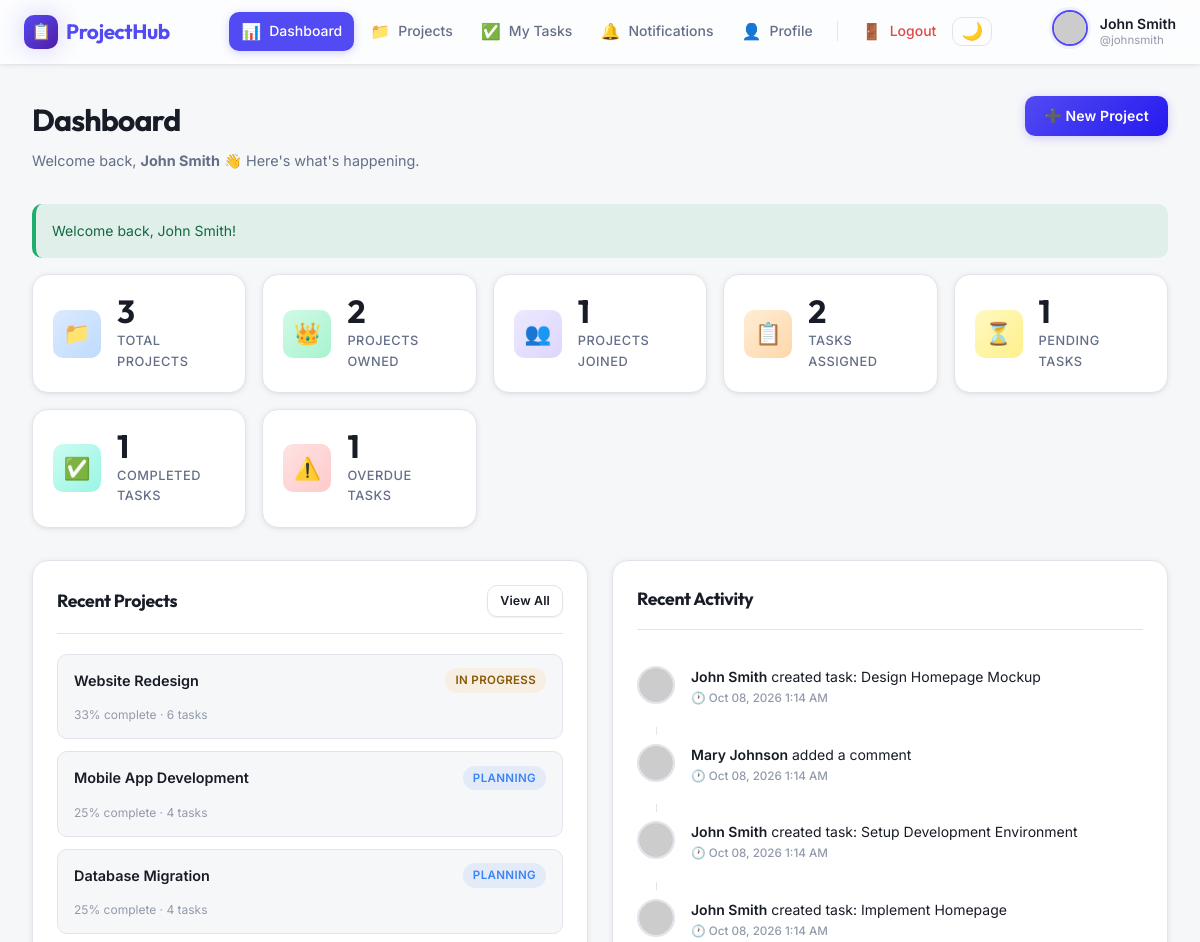
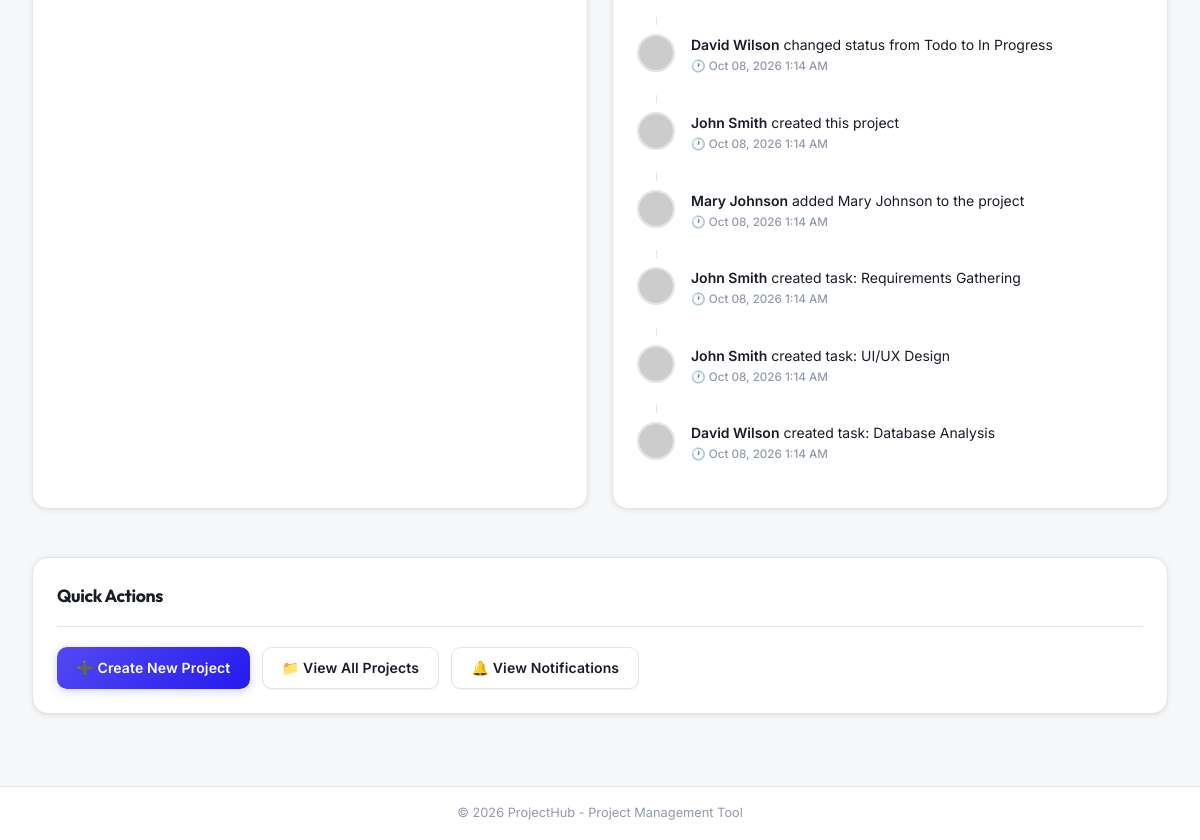
/dashboard.php (signed in), run on the app's committed database (2 pictures, top to bottom).
### tables this page shows
CREATE TABLE users (
    id INT AUTO_INCREMENT PRIMARY KEY,
    full_name VARCHAR(100) NOT NULL,
    username VARCHAR(50) NOT NULL UNIQUE,
    email VARCHAR(100) NOT NULL UNIQUE,
    password VARCHAR(255) NOT NULL,
    profile_picture VARCHAR(255) DEFAULT NULL,
    created_at TIMESTAMP DEFAULT CURRENT_TIMESTAMP,
    INDEX idx_username (username),
    INDEX idx_email (email)
);

CREATE TABLE projects (
    id INT AUTO_INCREMENT PRIMARY KEY,
    owner_id INT NOT NULL,
    name VARCHAR(100) NOT NULL,
    description TEXT,
    start_date DATE,
    due_date DATE,
    status ENUM('Planning', 'In Progress', 'On Hold', 'Completed') DEFAULT 'Planning',
    created_at TIMESTAMP DEFAULT CURRENT_TIMESTAMP,
    updated_at TIMESTAMP DEFAULT CURRENT_TIMESTAMP ON UPDATE CURRENT_TIMESTAMP,
    FOREIGN KEY (owner_id) REFERENCES users(id) ON DELETE CASCADE,
    INDEX idx_owner (owner_id),
    INDEX idx_status (status)
);

CREATE TABLE activity_logs (
    id INT AUTO_INCREMENT PRIMARY KEY,
    project_id INT,
    task_id INT,
    user_id INT NOT NULL,
    action VARCHAR(50) NOT NULL,
    description TEXT NOT NULL,
    created_at TIMESTAMP DEFAULT CURRENT_TIMESTAMP,
    FOREIGN KEY (project_id) REFERENCES projects(id) ON DELETE SET NULL,
    FOREIGN KEY (task_id) REFERENCES tasks(id) ON DELETE SET NULL,
    FOREIGN KEY (user_id) REFERENCES users(id) ON DELETE CASCADE,
    INDEX idx_project (project_id),
    INDEX idx_task (task_id),
    INDEX idx_user (user_id),
    INDEX idx_created (created_at)
);

### includes/functions.php (called while the page is built, shortened)
<?php
function isLoggedIn() {
    return isset($_SESSION['user_id']);
}
function getCurrentUserId() {
    return $_SESSION['user_id'] ?? null;
}
function getCurrentUser() {
    global $pdo;
    $stmt = $pdo->prepare("SELECT id, full_name, username, email, profile_picture, created_at FROM users WHERE id = ?");
    $stmt->execute([getCurrentUserId()]);
    return $stmt->fetch();
}
function formatDateTime($datetime, $format = 'M d, Y g:i A') {
    return date($format, strtotime($datetime));
}
function getFlashMessage() {
    if (isset($_SESSION['flash_message'])) {
        $message = $_SESSION['flash_message'];
        $type = $_SESSION['flash_type'] ?? 'info';
        return ['message' => $message, 'type' => $type];
    }
    return null;
}
function getDefaultProfilePicture($gender = 'male') {
    return 'https://ui-avatars.com/api/?name=User&background=random&size=128';
}
function getProfilePictureUrl($user) {
    return getDefaultProfilePicture();
}

### dashboard.php (the view, shortened to what this page needs)
<?php
require_once __DIR__ . '/includes/auth.php';
require_once __DIR__ . '/includes/header.php';
require_once __DIR__ . '/includes/navbar.php';
$current_user_id = getCurrentUserId();
$stmt = $pdo->prepare("SELECT COUNT(*) as count FROM projects p JOIN project_members pm ON p.id = pm.project_id WHERE pm.user_id = ?");
$stmt->execute([$current_user_id]);
$total_projects = $stmt->fetch()['count'];
$stmt = $pdo->prepare("SELECT COUNT(*) as count FROM projects WHERE owner_id = ?");
$stmt->execute([$current_user_id]);
$owned_projects = $stmt->fetch()['count'];
$joined_projects = $total_projects - $owned_projects;
$stmt = $pdo->prepare("SELECT COUNT(*) as count FROM tasks WHERE assigned_to = ?");
$stmt->execute([$current_user_id]);
$total_tasks = $stmt->fetch()['count'];
$stmt = $pdo->prepare("SELECT COUNT(*) as count FROM tasks WHERE assigned_to = ? AND status IN ('Todo', 'In Progress', 'Review')");
$stmt->execute([$current_user_id]);
$pending_tasks = $stmt->fetch()['count'];
$stmt = $pdo->prepare("SELECT COUNT(*) as count FROM tasks WHERE assigned_to = ? AND status = 'Done'");
$stmt->execute([$current_user_id]);
$completed_tasks = $stmt->fetch()['count'];
$stmt = $pdo->prepare("SELECT COUNT(*) as count FROM tasks WHERE assigned_to = ? AND status != 'Done' AND due_date < CURDATE()");
$stmt->execute([$current_user_id]);
$overdue_tasks = $stmt->fetch()['count'];
$stmt = $pdo->prepare("
    SELECT al.*, u.full_name, u.username, p.name as project_name, t.title as task_title
    FROM activity_logs al
    JOIN users u ON al.user_id = u.id
    LEFT JOIN projects p ON al.project_id = p.id
    LEFT JOIN tasks t ON al.task_id = t.id
    WHERE al.project_id IN (SELECT project_id FROM project_members WHERE user_id = ?)
    ORDER BY al.created_at DESC
    LIMIT 10
");
$stmt->execute([$current_user_id]);
$recent_activity = $stmt->fetchAll();
$stmt = $pdo->prepare("
    SELECT p.*, COUNT(t.id) as task_count,
           SUM(CASE WHEN t.status = 'Done' THEN 1 ELSE 0 END) as done_count
    FROM projects p
    JOIN project_members pm ON p.id = pm.project_id
    LEFT JOIN tasks t ON p.id = t.project_id
    WHERE pm.user_id = ?
    GROUP BY p.id
    ORDER BY p.updated_at DESC
    LIMIT 4
");
$stmt->execute([$current_user_id]);
$recent_projects = $stmt->fetchAll();
?>
<main class="main-content">
    <div class="container">
        <div class="page-header">
            <div class="page-title">
                <h1>Dashboard</h1>
                <p>Welcome back, <strong><?php echo htmlspecialchars($_SESSION['full_name']); ?></strong> 👋 Here's what's happening.</p>
            </div>
            <div class="page-actions">
                <a href="create-project.php" class="btn btn-primary" id="btn-create-project">
                    ➕ New Project
                </a>
            </div>
        </div>
        <?php $flash = getFlashMessage(); ?>
        <?php if ($flash): ?>
            <div class="alert alert-<?php echo $flash['type']; ?>" role="alert">
                <p><?php echo htmlspecialchars($flash['message']); ?></p>
            </div>
        <?php endif; ?>
        <div class="stats-grid">
            <div class="stat-card" style="animation-delay:.05s">
                <div class="stat-icon stat-icon-blue">📁</div>
                <div class="stat-content">
                    <h3><?php echo $total_projects; ?></h3>
                    <p>Total Projects</p>
                </div>
            </div>
            <div class="stat-card" style="animation-delay:.10s">
                <div class="stat-icon stat-icon-green">👑</div>
                <div class="stat-content">
                    <h3><?php echo $owned_projects; ?></h3>
                    <p>Projects Owned</p>
                </div>
            </div>
            <div class="stat-card" style="animation-delay:.15s">
                <div class="stat-icon stat-icon-purple">👥</div>
                <div class="stat-content">
                    <h3><?php echo $joined_projects; ?></h3>
                    <p>Projects Joined</p>
                </div>
            </div>
            <div class="stat-card" style="animation-delay:.20s">
                <div class="stat-icon stat-icon-orange">📋</div>
                <div class="stat-content">
                    <h3><?php echo $total_tasks; ?></h3>
                    <p>Tasks Assigned</p>
                </div>
            </div>
            <div class="stat-card" style="animation-delay:.25s">
                <div class="stat-icon stat-icon-yellow">⏳</div>
                <div class="stat-content">
                    <h3><?php echo $pending_tasks; ?></h3>
                    <p>Pending Tasks</p>
                </div>
            </div>
            <div class="stat-card" style="animation-delay:.30s">
                <div class="stat-icon stat-icon-teal">✅</div>
                <div class="stat-content">
                    <h3><?php echo $completed_tasks; ?></h3>
                    <p>Completed Tasks</p>
                </div>
            </div>
            <div class="stat-card" style="animation-delay:.35s">
                <div class="stat-icon stat-icon-red">⚠️</div>
                <div class="stat-content">
                    <h3><?php echo $overdue_tasks; ?></h3>
                    <p>Overdue Tasks</p>
                </div>
            </div>
        </div>
        <div style="display:grid;grid-template-columns:1fr 1fr;gap:1.5rem;margin-bottom:1.5rem;" class="dashboard-two-col">
            <div class="dashboard-section" style="animation-delay:.2s">
                <div class="section-header">
                    <h2>Recent Projects</h2>
                    <a href="projects.php" class="btn btn-secondary btn-sm">View All</a>
                </div>
                <?php if (empty($recent_projects)): ?>
                    <div class="empty-state">
                        <div class="empty-state-icon">📁</div>
                        <p>No projects yet. <a href="create-project.php">Create one!</a></p>
                    </div>
                <?php else: ?>
                    <div style="display:flex;flex-direction:column;gap:.75rem;">
                        <?php foreach ($recent_projects as $proj):
                            $progress = $proj['task_count'] > 0
                                ? round(($proj['done_count'] / $proj['task_count']) * 100)
                                : 0;
                            $status_class = 'status-' . strtolower(str_replace(' ', '-', $proj['status']));
                        ?>
                        <a href="project.php?id=<?php echo $proj['id']; ?>"
                           style="display:flex;flex-direction:column;gap:.4rem;padding:.85rem 1rem;background:var(--bg);border-radius:var(--r-md);border:1.5px solid var(--border);text-decoration:none;color:inherit;transition:all .2s;"
                           onmouseover="this.style.borderColor='var(--primary)';this.style.background='var(--primary-subtle)'"
                           onmouseout="this.style.borderColor='var(--border)';this.style.background='var(--bg)'">
                            <div style="display:flex;justify-content:space-between;align-items:center;">
                                <span style="font-weight:600;font-size:.9rem;"><?php echo htmlspecialchars($proj['name']); ?></span>
                                <span class="project-status <?php echo $status_class; ?>"><?php echo htmlspecialchars($proj['status']); ?></span>
                            </div>
                            <span style="font-size:.75rem;color:var(--text-muted)"><?php echo $progress; ?>% complete · <?php echo $proj['task_count']; ?> tasks</span>
                        </a>
                        <?php endforeach; ?>
                    </div>
                <?php endif; ?>
            </div>
            <div class="dashboard-section" style="animation-delay:.25s">
                <div class="section-header">
                    <h2>Recent Activity</h2>
                </div>
                <div class="activity-list">
                    <?php if (empty($recent_activity)): ?>
                        <div class="empty-state">
                            <div class="empty-state-icon">📭</div>
                            <p>No recent activity yet.</p>
                        </div>
                    <?php else: ?>
                        <?php foreach ($recent_activity as $activity): ?>
                            <div class="activity-item">
                                <div class="activity-avatar">
                                    <img src="<?php echo getProfilePictureUrl(['profile_picture' => null]); ?>"
                                         alt="<?php echo htmlspecialchars($activity['full_name']); ?>">
                                </div>
                                <div class="activity-content">
                                    <p class="activity-text">
                                        <strong><?php echo htmlspecialchars($activity['full_name']); ?></strong>
                                        <?php echo htmlspecialchars($activity['description']); ?>
                                    </p>
                                    <p class="activity-time">
                                        🕐 <?php echo formatDateTime($activity['created_at']); ?>
                                    </p>
                                </div>
                            </div>
                        <?php endforeach; ?>
                    <?php endif; ?>
                </div>
            </div>
        </div>
        <div class="dashboard-section" style="animation-delay:.3s">
            <div class="section-header">
                <h2>Quick Actions</h2>
            </div>
            <div class="quick-actions">
                <a href="create-project.php" class="btn btn-primary" id="quick-create-project">
                    ➕ Create New Project
                </a>
                <a href="projects.php" class="btn btn-secondary" id="quick-view-projects">
                    📁 View All Projects
                </a>
                <a href="notifications.php" class="btn btn-secondary" id="quick-view-notifications">
                    🔔 View Notifications
                </a>
            </div>
        </div>
    </div>
</main>
<?php require_once __DIR__ . '/includes/footer.php'; ?>

### includes/header.php (shortened to what this page needs)
<?php
$assets_path = '/codealpha_projectmanagement/assets';
?>
<!DOCTYPE html>
<html lang="en">
<head>
    <link rel="stylesheet" href="<?php echo $assets_path; ?>/css/style.css">
</head>
<body>

### includes/navbar.php (shortened to what this page needs)
<?php
$current_user  = getCurrentUser();
$current_page  = basename($_SERVER['PHP_SELF']);
function nav_active(string $page): string {
    global $current_page;
    return $current_page === $page ? 'active' : '';
}
?>
<nav class="navbar" role="navigation" aria-label="Main navigation">
    <div class="navbar-container">
        <div class="navbar-brand">
            <a href="dashboard.php" aria-label="ProjectHub home">
                <span class="logo-icon">📋</span>
                <span class="logo-text">ProjectHub</span>
            </a>
        </div>
        <ul class="navbar-nav" id="navbarNav" role="list">
            <li class="nav-item">
                <a href="dashboard.php"
                   class="nav-link <?php echo nav_active('dashboard.php'); ?>"
                   id="nav-dashboard">
                    <span class="nav-icon">📊</span>
                    <span>Dashboard</span>
                </a>
            </li>
            <li class="nav-item">
                <a href="projects.php"
                   class="nav-link <?php echo nav_active('projects.php'); ?>"
                   id="nav-projects">
                    <span class="nav-icon">📁</span>
                    <span>Projects</span>
                </a>
            </li>
            <li class="nav-item">
                <a href="my-tasks.php"
                   class="nav-link <?php echo nav_active('my-tasks.php'); ?>"
                   id="nav-my-tasks">
                    <span class="nav-icon">✅</span>
                    <span>My Tasks</span>
                </a>
            </li>
            <li class="nav-item">
                <a href="notifications.php"
                   class="nav-link <?php echo nav_active('notifications.php'); ?>"
                   id="nav-notifications">
                    <span class="nav-icon">🔔</span>
                    <span>Notifications</span>
                </a>
            </li>
            <li class="nav-item">
                <a href="profile.php"
                   class="nav-link <?php echo nav_active('profile.php'); ?>"
                   id="nav-profile">
                    <span class="nav-icon">👤</span>
                    <span>Profile</span>
                </a>
            </li>
            <li class="nav-item">
                <a href="logout.php" class="nav-link nav-logout" id="nav-logout">
                    <span class="nav-icon">🚪</span>
                    <span>Logout</span>
                </a>
            </li>
            <li class="nav-item">
                <button class="theme-toggle" id="themeToggle" aria-label="Toggle dark mode" title="Toggle dark mode">🌙</button>
            </li>
        </ul>
        <div class="navbar-user" aria-label="User info">
            <div class="user-avatar">
                <img src="<?php echo getProfilePictureUrl($current_user); ?>"
                     alt="<?php echo htmlspecialchars($current_user['full_name']); ?>">
            </div>
            <div class="user-info">
                <span class="user-name"><?php echo htmlspecialchars($current_user['full_name']); ?></span>
                <span class="user-username">@<?php echo htmlspecialchars($current_user['username']); ?></span>
            </div>
        </div>
    </div>
</nav>

### includes/footer.php (shortened to what this page needs)
<footer class="footer">
    <div class="footer-container">
        <p>&copy; <?php echo date('Y'); ?> ProjectHub - Project Management Tool</p>
    </div>
</footer>
</body>
</html>

### data on the page
users: full_name "John Smith", username "johnsmith"
projects: name "Website Redesign", status "IN PROGRESS", progress "33", task_count "6"
projects: name "Mobile App Development", status "PLANNING", progress "25", task_count "4"
projects: name "Database Migration", status "PLANNING", progress "25", task_count "4"
activity_logs: user.full_name "John Smith", description "created task: Design Homepage Mockup", created_at "Oct 08, 2026 1:14 AM"
activity_logs: user.full_name "Mary Johnson", description "added a comment", created_at "Oct 08, 2026 1:14 AM"
activity_logs: user.full_name "John Smith", description "created task: Setup Development Environment", created_at "Oct 08, 2026 1:14 AM"
activity_logs: user.full_name "John Smith", description "created task: Implement Homepage", created_at "Oct 08, 2026 1:14 AM"
activity_logs: user.full_name "David Wilson", description "changed status from Todo to In Progress", created_at "Oct 08, 2026 1:14 AM"
activity_logs: user.full_name "John Smith", description "created this project", created_at "Oct 08, 2026 1:14 AM"
activity_logs: user.full_name "Mary Johnson", description "added Mary Johnson to the project", created_at "Oct 08, 2026 1:14 AM"
activity_logs: user.full_name "John Smith", description "created task: Requirements Gathering", created_at "Oct 08, 2026 1:14 AM"
activity_logs: user.full_name "John Smith", description "created task: UI/UX Design", created_at "Oct 08, 2026 1:14 AM"
activity_logs: user.full_name "David Wilson", description "created task: Database Analysis", created_at "Oct 08, 2026 1:14 AM"

### other printed values
$_SESSION['full_name'] "John Smith"
$flash['message'] "Welcome back, John Smith!"
$total_projects "3"
$owned_projects "2"
$joined_projects "1"
$total_tasks "2"
$pending_tasks "1"
$completed_tasks "1"
$overdue_tasks "1"
